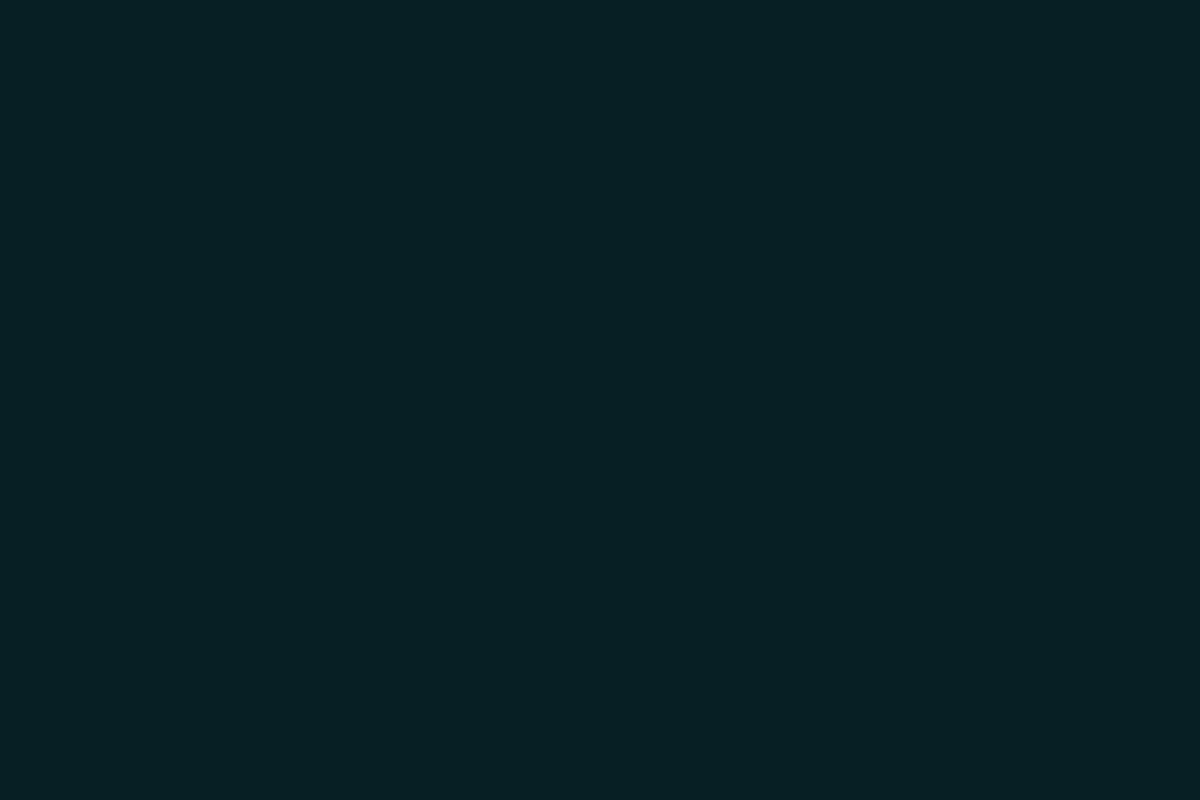
Frame 1 (no input)
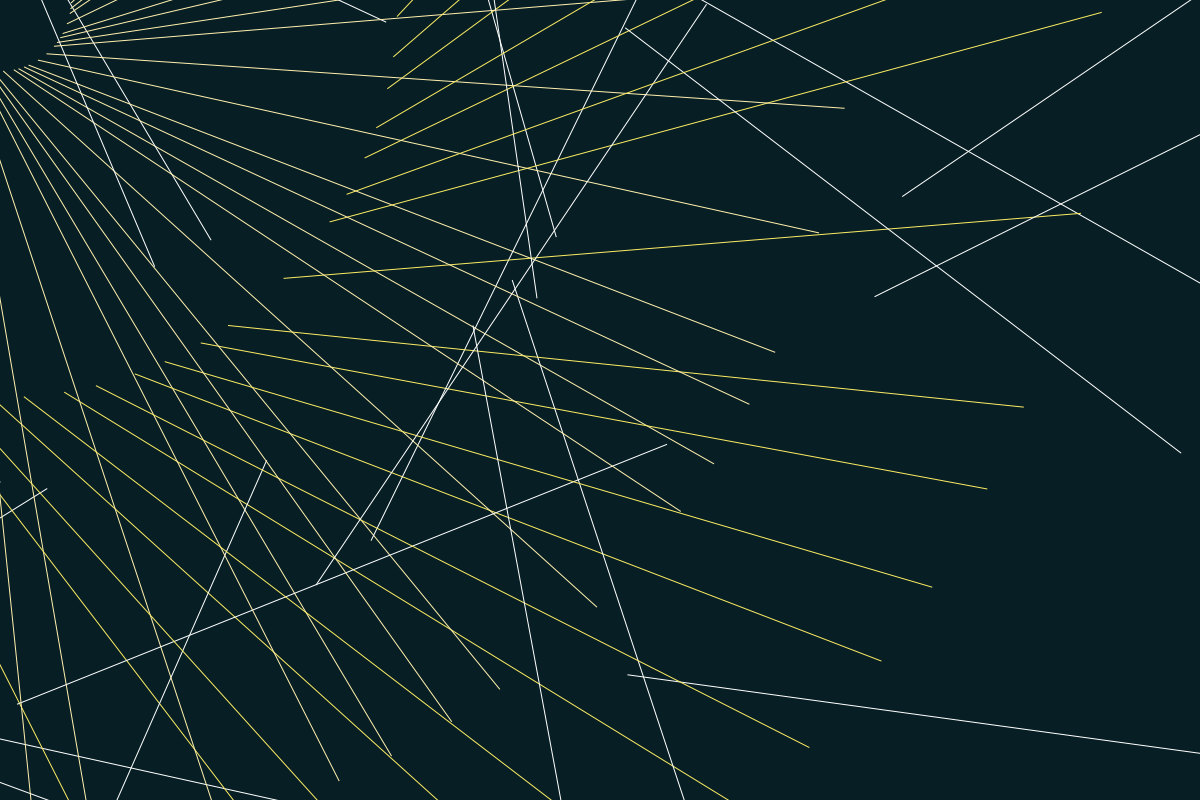
Frame 60 (the mouse pressed at the canvas centre just before this capture)
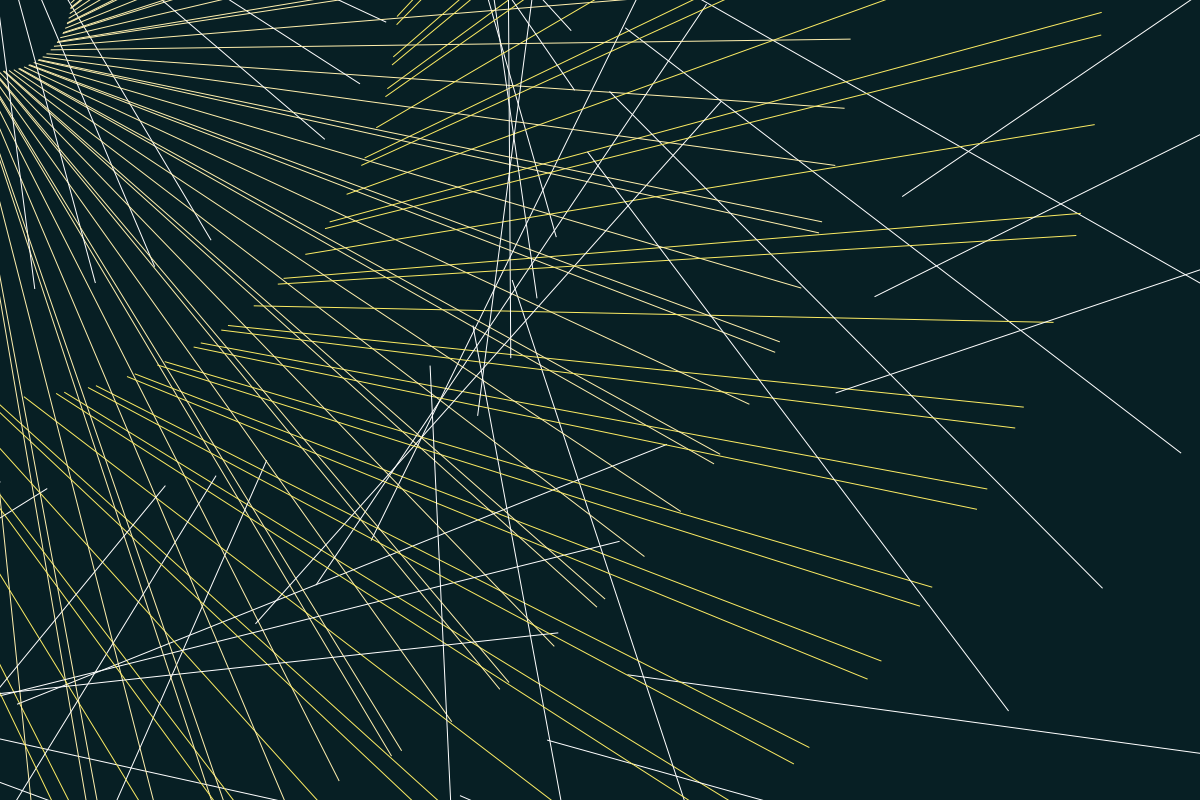
Frame 120 (the mouse held since frame 60 and released just before this capture)

The Processing sketch that drew these frames (run headless with seeded random() and noise(); from frame 60 on, the mouse is pressed at the canvas centre):

// Processing sketch: processing_16283
// ── processing_16283.pde

float angulo = 0.0;


void setup(){
 size (1200,800);
 background (7,31,36);
}

void draw(){
 
   
  angulo = angulo + 0.85;
  smooth ();
  noStroke ();
  rotate (angulo);
 
  fill(255,239,173);
  //translate(150, 400);
  rotate(angulo);
  rect(50, 50, 800, 1);
  
  fill(250,234,99);
  rotate(angulo);
  translate(250, 200);
  rect(10, 100, 800, 1);
  
  
  fill(255);
  translate(250, 200);
  rotate(angulo);
  rect(200, 200, 700, 1);
  
}
  
